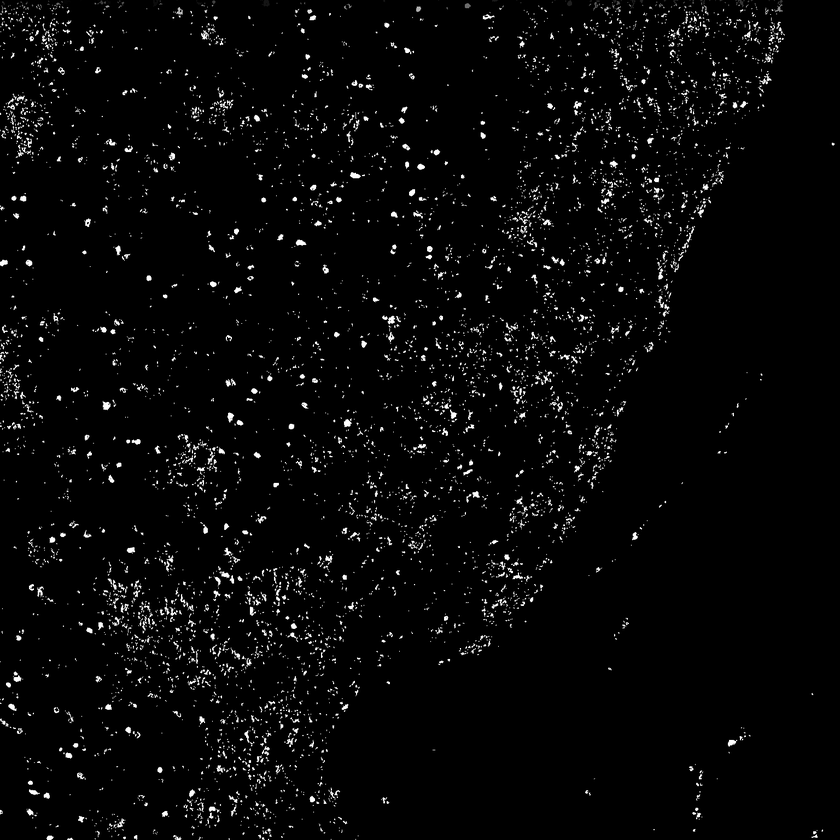
#> input picture neuron_seg/pipeline/cc/ccbbox_200.png, 840 x 840 px, shrunk from 1536 x 1536 before the run, found by its file name
$ python cc.py
#> lines starting #> are read from the running program, lines starting #| are printed output that depends on the picture; after the words box and inside, x2 and y2 are one past the last pixel; in counts of white or black regions, pixels touching at a corner belong together
import numpy as np
import cv2
from itertools import chain
import matplotlib.pyplot as plt
import statistics
import math

img = cv2.imread('ccbbox_200.png', 0)
#> img is the input picture: shape (840, 840); min 0, max 255, mean 7.7
# store corresponding areas of each component, set thresholds of areas later on
print(img)
#> (printed output is left out)
w = np.zeros(img.shape)

dx = [-1, 0, 1, 1, 1, 0, -1, -1]
dy = [1, 1, 1, 0, -1, -1, -1, 0]

def points(x, y):
	coords = list()
	# generate 8 neighbors of a point
	for k in range(8):
		nx = x + dx[k]
		ny = y + dy[k]
		coords.append((nx, ny))
	return coords

def cond_checker(nx, ny):
	# boundary check for image
	if (nx >= 0 and nx < img.shape[0] and ny >= 0 and ny < img.shape[1]):
	# check if image component is already detected
		if (img[nx][ny] and not(w[nx][ny])):
			return True

Set = 1
area = 0
set_area = {}
# iterating all points
for x in range(img.shape[0]):
	for y in range(img.shape[1]):
		if (cond_checker(x, y)):
			# first point of connected component
			w[x][y] = Set
			test_points = points(x, y)
			left = math.inf
			right = 0
			top = math.inf
			bottom = 0
			# iterate while parts of connected components still detected
			while(len(test_points) > 0):
				# Initialize space to store next generation of test points
				temp = list()
				# looping through all the current test points
				for (nx, ny) in test_points:
					if (cond_checker(nx, ny)):
						w[nx][ny] = Set
						temp.append(points(nx, ny))
						if (nx < left):
							left = nx
						if (nx > right):
							right = nx
						if (ny < top):
							top = ny
						if (ny > bottom):
							bottom = ny
				temp = list(chain(*temp))
				test_points = temp
				# print(test_points)
			area = (bottom - top) * (right - left)
			set_area[Set] = area
			Set += 1
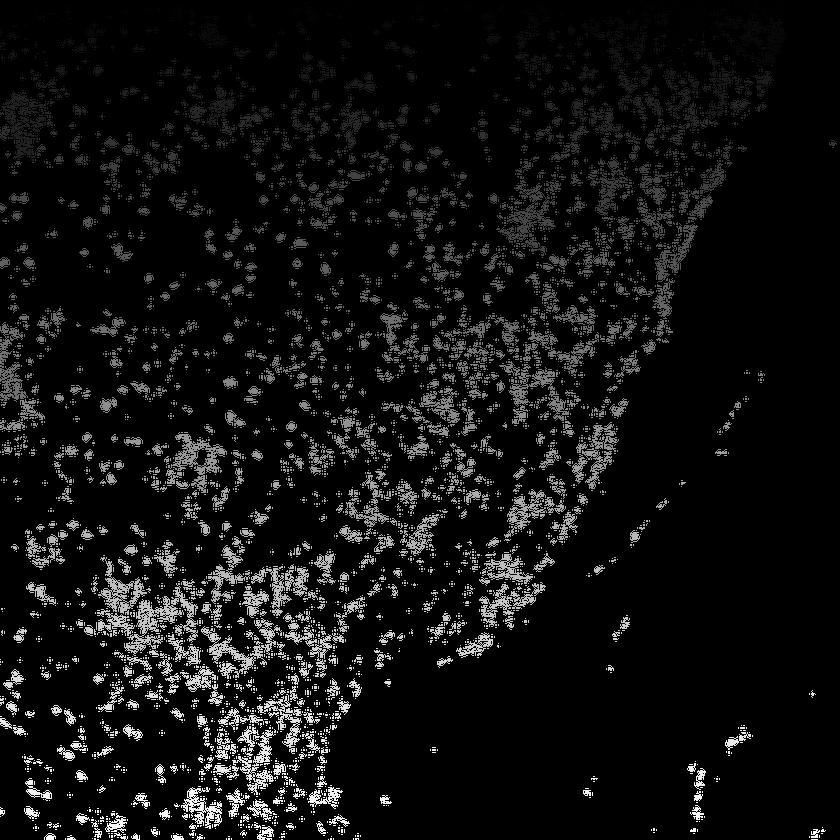
#> w: shape (840, 840) float64; min 0, max 6406, mean 410.2; drawn with min black and max white
#> after the loop, Set = 6407

cc = np.array(w)
unique, counts = np.unique(cc, return_counts = True)
#> unique = 6407 values from 0 to 6406
cc_stas = dict(zip(unique, counts))

print("max of those counts: ", max(counts))
#| max of those counts:  614287
print("min of those counts: ", min(counts))
#| min of those counts:  1
print("median of those", statistics.median(counts))
#| median of those 2


low_threshold = 30
high_threshold = 500
for key, value in cc_stas.items():
	#if value > low_threshold:
	if value > high_threshold or value < low_threshold:
		cc[cc == key] = 0
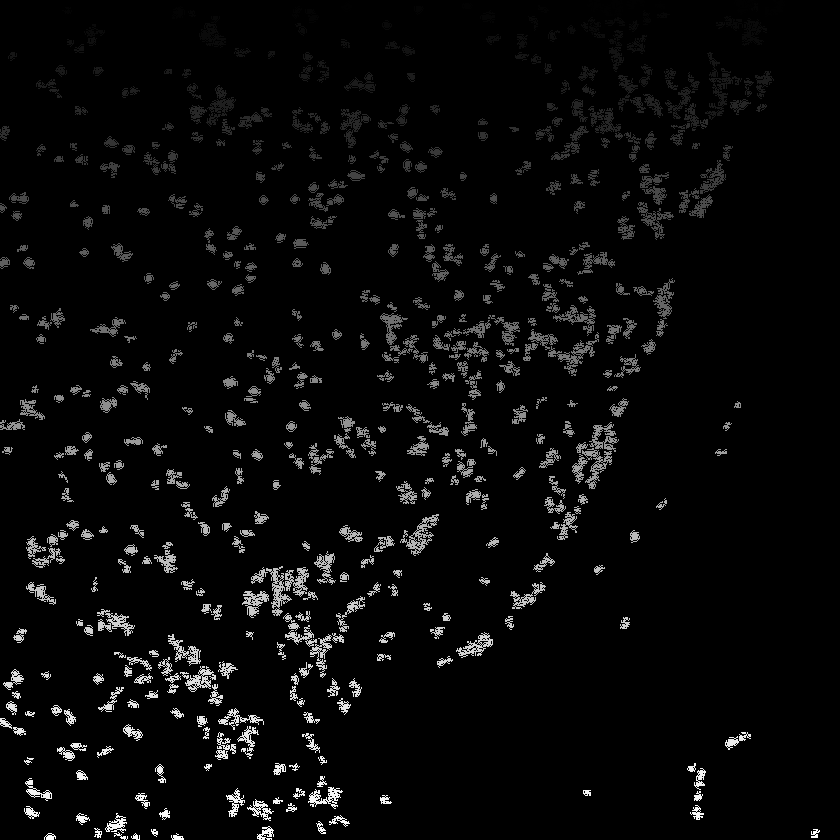
#> cc: shape (840, 840) float64; 5.79% of pixels changed, all inside (x1, y1, x2, y2) = (0, 0, 837, 840); drawn with min black and max white


#plt.hist(np.array(counts), bins='auto')
#plt.gca().set(title='Area cc Histogram', ylabe,l='Frequency')
#plt.show()

# threshold this 2d array image if below certain value
#cc[cc >= 5000] = 0

"""
high_area_thresh = 200
for key, value in set_area.items():
	if value > high_area_thresh:
		cc[cc == key] = 0
"""
# print(set_area)
print("max of count: ", max(unique))
#| max of count:  6406.0
print("maximum set in the image: ", np.max(cc))
#| maximum set in the image:  6363.0
cv2.imwrite("./ccbbox_200_30.png", cc)
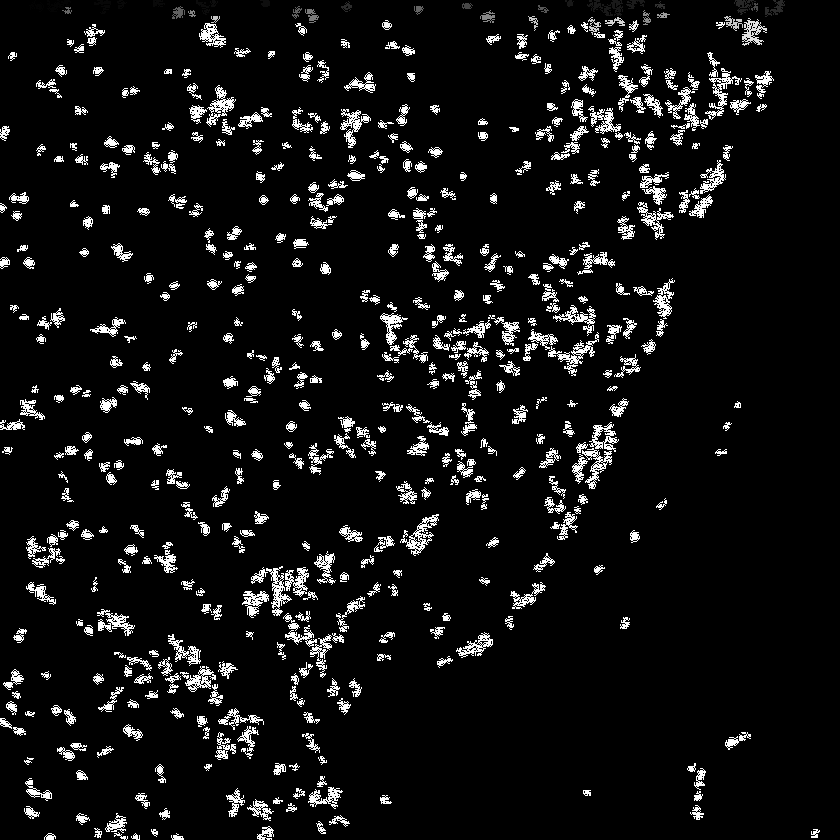
#> saved as ccbbox_200_30.png: shape (840, 840); min 0, max 255, mean 17.6
# cv2.imwrite("./cc40.png", cc)
